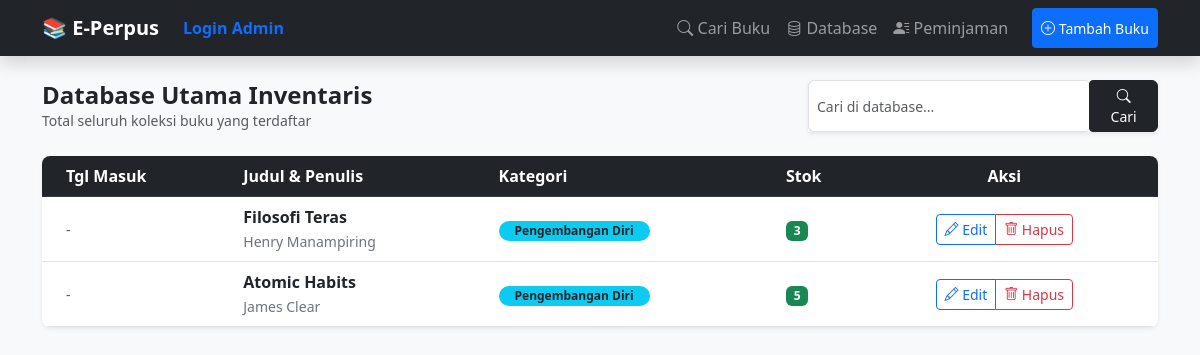
Page /koleksi on the committed database.
### tables this page shows
CREATE TABLE buku (
            id INTEGER PRIMARY KEY AUTOINCREMENT,
            judul TEXT NOT NULL,
            penulis TEXT,
            kategori TEXT,
            kode_rak TEXT, -- A (Rak Besar)
            baris_rak INTEGER, -- 1 (Barisan rak dari paling atas)
            stok INTEGER DEFAULT 1,
            tanggal_masuk DATE,
            cover_img TEXT
        );

### app.py (the view)
@app.route('/koleksi')
def koleksi_lengkap():
    conn = get_db_connection()
    all_books = conn.execute('SELECT * FROM buku ORDER BY id DESC').fetchall()
    conn.close()
    return render_template('koleksi.html', books=all_books)

### app.py (called while the page is built)
def get_db_connection():
    conn = sqlite3.connect('perpustakaan.db')
    conn.row_factory = sqlite3.Row
    return conn

### templates/koleksi.html (shortened to what this page needs)
{% extends 'layout.html' %}
{% block content %}
<div class="d-flex justify-content-between align-items-center mb-4 mt-2">
    <div>
        <h4 class="fw-bold mb-0 text-dark">Database Utama Inventaris</h4>
        <p class="text-muted small mb-0">Total seluruh koleksi buku yang terdaftar</p>
    </div>
    <form action="/search_database" method="GET" class="d-flex shadow-sm" style="width: 350px;">
    <input type="text" name="query" class="form-control form-control-sm border-end-0 rounded-start"
           placeholder="Cari di database..." value="{{ query if query else '' }}">
    <button type="submit" class="btn btn-sm btn-dark rounded-end px-3">
            <i class="bi bi-search"></i> Cari
    </button>
</form>
</div>
<div class="card shadow-sm border-0 rounded-3 overflow-hidden">
    <div class="table-responsive">
        <table class="table table-hover align-middle mb-0">
            <thead class="table-dark">
                <tr>
                    <th class="ps-4">Tgl Masuk</th>
                    <th>Judul & Penulis</th>
                    <th>Kategori</th>
                    <th>Stok</th>
                    <th class="text-center pe-4">Aksi</th>
                </tr>
            </thead>
            <tbody>
                {% for b in books %}
                <tr>
                    <td class="ps-4"><small class="text-muted">{{ b.tanggal_masuk if b.tanggal_masuk else '-' }}</small></td>
                    <td>
                        <a href="/buku/{{ b.id }}" class="text-decoration-none text-dark fw-bold d-block">{{ b.judul }}</a>
                        <small class="text-secondary">{{ b.penulis if b.penulis else 'Anonim' }}</small>
                    </td>
                    <td><span class="badge bg-info text-dark rounded-pill px-3">{{ b.kategori if b.kategori else 'Umum' }}</span></td>
                    <td>
                        <span class="badge {{ 'bg-success' if b.stok > 0 else 'bg-danger' }}">
                            {{ b.stok }}
                        </span>
                    </td>
                    <td class="text-center pe-4">
                        <div class="btn-group shadow-xs">
                            <a href="/edit/{{ b.id }}" class="btn btn-sm btn-outline-primary">
                                <i class="bi bi-pencil"></i> Edit
                            </a>
                            <a href="/delete/{{ b.id }}" class="btn btn-sm btn-outline-danger" onclick="return confirm('Yakin ingin menghapus buku ini?')">
                                <i class="bi bi-trash"></i> Hapus
                            </a>
                        </div>
                    </td>
                </tr>
                {% endfor %}
            </tbody>
        </table>
    </div>
</div>
{% endblock %}

### templates/layout.html (shortened to what this page needs)
<!DOCTYPE html>
<html lang="id">
<head>
    <link href="https://cdn.jsdelivr.net/npm/bootstrap@5.3.0/dist/css/bootstrap.min.css" rel="stylesheet">
    <link rel="stylesheet" href="https://cdn.jsdelivr.net/npm/bootstrap-icons@1.11.1/font/bootstrap-icons.css">
</head>
<body class="bg-light">
<nav class="navbar navbar-expand-lg navbar-dark bg-dark mb-4 shadow">
    <div class="container">
        <a class="navbar-brand fw-bold" href="/">📚 E-Perpus</a>
        <div class="navbar-nav ms-auto">
            {% if session.get('logged_in') %}
                <a class="nav-link text-danger" href="/logout">Logout</a>
            {% else %}
                <a class="nav-link text-primary fw-bold" href="{{ url_for('login') }}">Login Admin</a>
            {% endif %}
        </div>
        <div class="collapse navbar-collapse" id="navbarNav">
            <div class="navbar-nav ms-auto">
                <a class="nav-link" href="/"><i class="bi bi-search"></i> Cari Buku</a>
                <a class="nav-link" href="/koleksi"><i class="bi bi-database"></i> Database</a>
                <a class="nav-link" href="/peminjaman"><i class="bi bi-person-lines-fill"></i> Peminjaman</a>
                <button class="btn btn-primary btn-sm ms-lg-3 mt-2 mt-lg-0" data-bs-toggle="modal" data-bs-target="#modalTambah">
                    <i class="bi bi-plus-circle"></i> Tambah Buku
                </button>
            </div>
        </div>
    </div>
</nav>
<div class="container">
    {% block content %}{% endblock %}
</div>
</body>
</html>

### rows in the picture
buku: tanggal_masuk "-", judul "Filosofi Teras", penulis "Henry Manampiring", kategori "Pengembangan Diri", stok "3"
buku: tanggal_masuk "-", judul "Atomic Habits", penulis "James Clear", kategori "Pengembangan Diri", stok "5"
